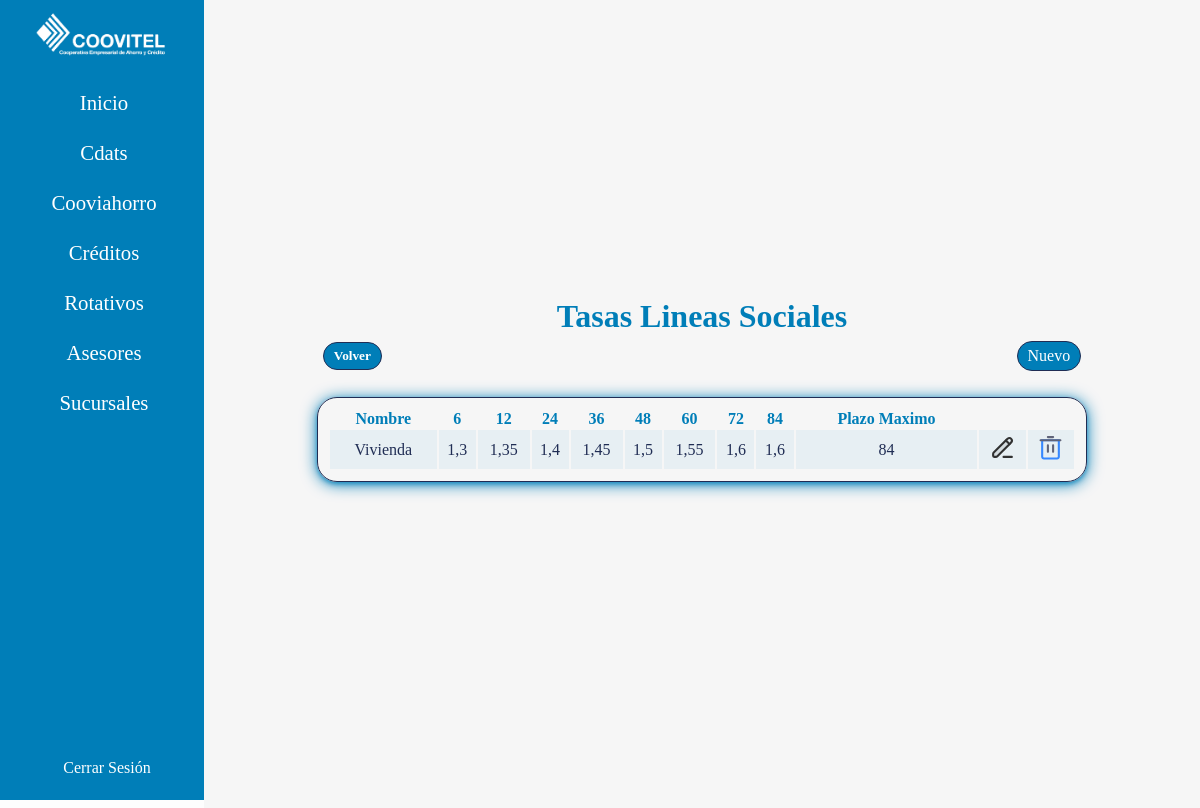
Screenshot of /sociales/ (signed in) with the database file from the repository.
### credito/models.py (models this page shows, shortened)
class Sociales(models.Model):
    name = models.CharField(max_length=200)
    tasa6 = models.FloatField()
    tasa12 = models.FloatField()
    tasa24 = models.FloatField()
    tasa36 = models.FloatField()
    tasa48 = models.FloatField(default=0)
    tasa60 = models.FloatField(default=0)
    tasa72 = models.FloatField(default=0)
    tasa84 = models.FloatField(default=0)
    plazoMax = models.IntegerField()

### credito/views.py (the view)
# urls.py: path("sociales/", views.sociales, name="sociales"),
@login_required
def sociales(request):
    social = Sociales.objects.all()
    return render(request, 'creditos/sociales/sociales.html', {'social': social})

### controls/templates/creditos/sociales/sociales.html (shortened to what this page needs)
{% extends 'base.html' %}
{% load humanize %}
{% block content %}
    <div class="types">
        <h1 class="title-type">Tasas Lineas Sociales</h1>
        <div class="buttons">
            <a class="bts" href="{% url 'admin' %}"><h5>Volver</h5></a>
            <a class="bts" href="{% url 'createsociales' %}">Nuevo</a>
        </div>
        <table>
            <tr>
                <th>Nombre</th>
                <th>6</th>
                <th>12</th>
                <th>24</th>
                <th>36</th>
                <th>48</th>
                <th>60</th>
                <th>72</th>
                <th>84</th>
                <th>Plazo Maximo</th>
                <th></th>
                <th></th>
            </tr>
            {% for soc in social %}
                <tr>
                    <td>{{soc.name}}</td>
                    <td>{{soc.tasa6}}</td>
                    <td>{{soc.tasa12}}</td>
                    <td>{{soc.tasa24}}</td>
                    <td>{{soc.tasa36}}</td>
                    <td>{{soc.tasa48}}</td>
                    <td>{{soc.tasa60}}</td>
                    <td>{{soc.tasa72}}</td>
                    <td>{{soc.tasa84}}</td>
                    <td>{{soc.plazoMax}}</td>
                    <td>
                        <a href="{% url 'updatesociales' soc.id %}">
                        </a>
                    </td>
                    <td>
                        <a onclick="return confirm('Esta seguro de eliminar este rango de Linea Social?')" href="{% url 'deletesociales' soc.id %}">
                        </a>
                    </td>
                </tr>
            {% endfor %}
        </table>
    </div>
{% endblock %}

### account/static/css/style.css (style rules this page uses)
:root { --backColor: #fdfdfd; --colorWhite: #fff; --colorLinks: #007eb8; --colorOne: #202d54; --colorTwo: #2c3870; --colorThree: #2d2e83; --colorFour: #007eb8; }
* { margin: 0; padding: 0; box-sizing: border-box; }
html { height: 100%; height: 100vh; font-family:Georgia, 'Times New Roman', Times, serif; color: var(--colorFour); }
body { height: auto; min-height: 100%; min-height: 100vh; overflow-y: scroll; background-color: var(--backColor); display: grid; grid-template-areas: "aside main main"; grid-template-columns: 17vw 1fr; grid-template-rows: 1fr auto; }
a { text-decoration: none; }

### controls/static/css/style2.css (style rules this page uses)
:root { --backColor: #fdfdfd; --colorWhite: #fff; --colorLinks: #007eb8; --colorOne: #202d54; --colorTwo: #2c3870; --colorThree: #2d2e83; --colorFour: #007eb8; }
.types { width: 100%; display: flex; flex-direction: column; justify-content: center; align-items: center; }
.title-type { color: var(--colorFour); }
.buttons { width: 90%; display: flex; flex-direction: row; justify-content: space-between; align-items: center; padding: 6px; }
.bts { background-color: #007eb8; border: 1px solid var(--colorOne); border-radius: 20px; padding: 5px 10px; color: #fff; transition: all .3s ease; }
td { color: #202d54; padding: 5px 0px; }
tr:nth-child(2n) { background-color: #007eb810; }
.image { transition: all .3s ease-in-out; }

### controls/static/css/options.css (style rules this page uses)
:root { --backColor: #fdfdfd; --colorWhite: #fff; --colorLinks: #007eb8; --colorOne: #202d54; --colorTwo: #2c3870; --colorThree: #2d2e83; --colorFour: #007eb8; }

### asesores/static/css/asesores.css (style rules this page uses)
:root { --backColor: #fdfdfd; --colorWhite: #fff; --colorLinks: #007eb8; --colorOne: #202d54; --colorTwo: #2c3870; --colorThree: #2d2e83; --colorFour: #007eb8; }
.types { width: 100%; display: flex; flex-direction: column; justify-content: center; align-items: center; }
.title-type { color: var(--colorFour); }
.buttons { width: 90%; display: flex; flex-direction: row; justify-content: space-between; align-items: center; padding: 6px; }
.bts { background-color: #007eb8; border-radius: 20px; padding: 5px 10px; color: #fff; transition: all .3s ease; }
td { color: #202d54; padding: 5px 0px; }
tr:nth-child(2n) { background-color: #007eb810; }
.image { transition: all .3s ease-in-out; }

### asesores/static/css/paginator.css (style rules this page uses)
:root { --backColor: #fdfdfd; --colorWhite: #fff; --colorLinks: #007eb8; --colorOne: #202d54; --colorTwo: #2c3870; --colorTwoLow: #2c387028; --colorThree: #2d2e83; --colorFour: #007eb8; }
a { text-decoration: none; color: var(--colorWhite); }

### rows the page displays
Sociales: name "Vivienda", tasa6 "1,3", tasa12 "1,35", tasa24 "1,4", tasa36 "1,45", tasa48 "1,5", tasa60 "1,55", tasa72 "1,6", tasa84 "1,6", plazoMax "84"
